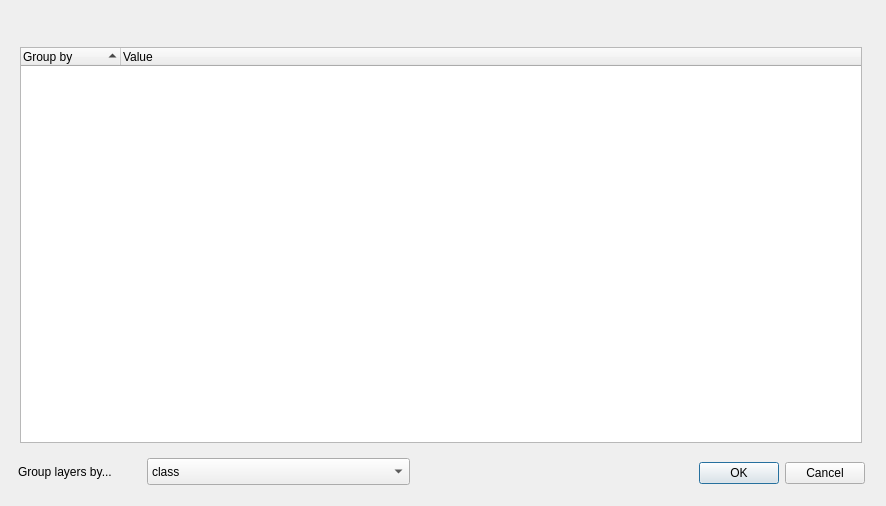
<?xml version="1.0" encoding="UTF-8"?>
<ui version="4.0">
 <class>LayerMetadataDialogBase</class>
 <widget class="QDialog" name="LayerMetadataDialogBase">
  <property name="geometry">
   <rect>
    <x>0</x>
    <y>0</y>
    <width>886</width>
    <height>506</height>
   </rect>
  </property>
  <property name="windowTitle">
   <string>LayerMetadata</string>
  </property>
  <widget class="QDialogButtonBox" name="button_box">
   <property name="geometry">
    <rect>
     <x>684</x>
     <y>457</y>
     <width>181</width>
     <height>32</height>
    </rect>
   </property>
   <property name="orientation">
    <enum>Qt::Horizontal</enum>
   </property>
   <property name="standardButtons">
    <set>QDialogButtonBox::Cancel|QDialogButtonBox::Ok</set>
   </property>
  </widget>
  <widget class="QLabel" name="label">
   <property name="geometry">
    <rect>
     <x>18</x>
     <y>463</y>
     <width>122</width>
     <height>17</height>
    </rect>
   </property>
   <property name="text">
    <string>Group layers by...</string>
   </property>
  </widget>
  <widget class="QComboBox" name="cbGrouping">
   <property name="geometry">
    <rect>
     <x>147</x>
     <y>458</y>
     <width>263</width>
     <height>27</height>
    </rect>
   </property>
   <property name="currentIndex">
    <number>0</number>
   </property>
   <item>
    <property name="text">
     <string>class</string>
    </property>
   </item>
   <item>
    <property name="text">
     <string>crs</string>
    </property>
   </item>
   <item>
    <property name="text">
     <string>extent</string>
    </property>
   </item>
   <item>
    <property name="text">
     <string>id</string>
    </property>
   </item>
   <item>
    <property name="text">
     <string>layername</string>
    </property>
   </item>
   <item>
    <property name="text">
     <string>provider</string>
    </property>
   </item>
   <item>
    <property name="text">
     <string>url</string>
    </property>
   </item>
  </widget>
  <widget class="QWidget" name="horizontalLayoutWidget">
   <property name="geometry">
    <rect>
     <x>20</x>
     <y>47</y>
     <width>842</width>
     <height>396</height>
    </rect>
   </property>
   <layout class="QHBoxLayout" name="horizontalLayout">
    <item>
     <widget class="QTreeWidget" name="treeWidget">
      <property name="itemsExpandable">
       <bool>true</bool>
      </property>
      <property name="sortingEnabled">
       <bool>true</bool>
      </property>
      <property name="expandsOnDoubleClick">
       <bool>true</bool>
      </property>
      <property name="columnCount">
       <number>2</number>
      </property>
      <attribute name="headerCascadingSectionResizes">
       <bool>true</bool>
      </attribute>
      <attribute name="headerDefaultSectionSize">
       <number>100</number>
      </attribute>
      <attribute name="headerMinimumSectionSize">
       <number>50</number>
      </attribute>
      <attribute name="headerStretchLastSection">
       <bool>true</bool>
      </attribute>
      <column>
       <property name="text">
        <string>Group by</string>
       </property>
      </column>
      <column>
       <property name="text">
        <string>Value</string>
       </property>
      </column>
     </widget>
    </item>
   </layout>
  </widget>
 </widget>
 <resources/>
 <connections>
  <connection>
   <sender>button_box</sender>
   <signal>accepted()</signal>
   <receiver>LayerMetadataDialogBase</receiver>
   <slot>accept()</slot>
   <hints>
    <hint type="sourcelabel">
     <x>20</x>
     <y>20</y>
    </hint>
    <hint type="destinationlabel">
     <x>20</x>
     <y>20</y>
    </hint>
   </hints>
  </connection>
  <connection>
   <sender>button_box</sender>
   <signal>rejected()</signal>
   <receiver>LayerMetadataDialogBase</receiver>
   <slot>reject()</slot>
   <hints>
    <hint type="sourcelabel">
     <x>20</x>
     <y>20</y>
    </hint>
    <hint type="destinationlabel">
     <x>20</x>
     <y>20</y>
    </hint>
   </hints>
  </connection>
 </connections>
</ui>
